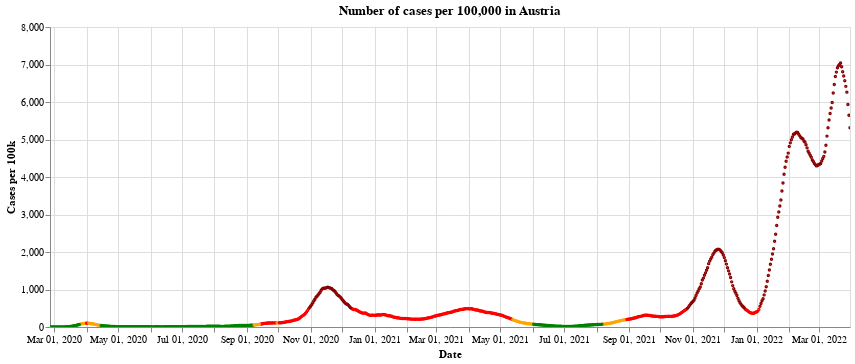

Notebook code cell kept with this figure:
### Markdown cell above
Here is a historical plot of the 'traffic light colours' in Austria, as defined by the [European Centre for Disease Prevention and Control](https://www.ecdc.europa.eu/en/covid-19/situation-updates/weekly-maps-coordinated-restriction-free-movement). See also my other post about the traffic light system for countries in the UK [here](https://idjotherwise.github.io/nlp-otherwise/covid/2021/05/06/ecdc-trafficlight.html), where I show what the rules are for the different traffic lights.

Notice how long Austria was in the 'Red' (and 'Dark red') between September and May - almost 6 months!

### Code cell
#collapse


base = alt.Chart(full_data.query("BundeslandID==10")).mark_point(size=2).encode(
    x=alt.X("yearmonthdate(Time):T", axis=alt.Axis(title='Date')),
    y=alt.Y("TwoWeeklyCasesRate:Q",
            axis=alt.Axis(title='Cases per 100k')),
    tooltip=['Time:T','TwoWeeklyCasesRate:Q', 'Positivity:Q']
).properties(
    title='Number of cases per 100,000 in Austria', width=800
)

chart_to_show = alt.layer(
        base.encode(color=alt.condition((alt.datum.Positivity < 4) &
                                        (alt.datum.TwoWeeklyCasesRate >= 75) &
                                        (alt.datum.TwoWeeklyCasesRate < 200),
                                            alt.ColorValue('orange'),
                                            alt.ColorValue('red')
                                           ),
                    opacity=alt.condition((alt.datum.TwoWeeklyCasesRate >= 75) &
                                              (alt.datum.TwoWeeklyCasesRate < 500),
                                              alt.value(1),
                                              alt.value(0)
                                             )
                   ),
        base.encode(color=alt.value('darkred'),
                    opacity=alt.condition(alt.datum.TwoWeeklyCasesRate >= 500,
                                              alt.value(1),
                                              alt.value(0)
                                             )
                   ),
        base.encode(color=alt.condition((alt.datum.Positivity < 4) &
                                        (alt.datum.TwoWeeklyCasesRate < 50),
                                        alt.ColorValue('green'),
                                        alt.ColorValue('orange')
                                       ),
                    opacity=alt.condition((alt.datum.TwoWeeklyCasesRate < 75) &
                                          (alt.datum.Positivity >= 1),
                                          alt.value(1),
                                          alt.value(0)
                                         )
                   ),
        base.encode(color=alt.ColorValue('green'),
                opacity=alt.condition((alt.datum.TwoWeeklyCasesRate < 75) & (alt.datum.Positivity < 1),
                                      alt.value(1),
                                      alt.value(0)
                                     )
               )
    )

chart_to_show.interactive()

### Figure 1 — Vega-Lite specification as saved in the notebook (floating-point values rounded to 4 significant figures; data arrays with more than 128 entries replaced by an {"elided": "..."} marker saying what was removed)
{"config": {"view": {"continuousWidth": 400, "continuousHeight": 300}}, "layer": [{"mark": {"type": "point", "size": 2}, "encoding": {"color": {"condition": {"value": "orange", "test": "(((datum.Positivity < 4) && (datum.TwoWeeklyCasesRate >= 75)) && (datum.TwoWeeklyCasesRate < 200))"}, "value": "red"}, "opacity": {"condition": {"value": 1, "test": "((datum.TwoWeeklyCasesRate >= 75) && (datum.TwoWeeklyCasesRate < 500))"}, "value": 0}, "tooltip": [{"type": "temporal", "field": "Time"}, {"type": "quantitative", "field": "TwoWeeklyCasesRate"}, {"type": "quantitative", "field": "Positivity"}], "x": {"type": "temporal", "axis": {"title": "Date"}, "field": "Time", "timeUnit": "yearmonthdate"}, "y": {"type": "quantitative", "axis": {"title": "Cases per 100k"}, "field": "TwoWeeklyCasesRate"}}, "selection": {"selector001": {"type": "interval", "bind": "scales", "encodings": ["x", "y"]}}, "title": "Number of cases per 100,000 in Austria", "width": 800}, {"mark": {"type": "point", "size": 2}, "encoding": {"color": {"value": "darkred"}, "opacity": {"condition": {"value": 1, "test": "(datum.TwoWeeklyCasesRate >= 500)"}, "value": 0}, "tooltip": [{"type": "temporal", "field": "Time"}, {"type": "quantitative", "field": "TwoWeeklyCasesRate"}, {"type": "quantitative", "field": "Positivity"}], "x": {"type": "temporal", "axis": {"title": "Date"}, "field": "Time", "timeUnit": "yearmonthdate"}, "y": {"type": "quantitative", "axis": {"title": "Cases per 100k"}, "field": "TwoWeeklyCasesRate"}}, "title": "Number of cases per 100,000 in Austria", "width": 800}, {"mark": {"type": "point", "size": 2}, "encoding": {"color": {"condition": {"value": "green", "test": "((datum.Positivity < 4) && (datum.TwoWeeklyCasesRate < 50))"}, "value": "orange"}, "opacity": {"condition": {"value": 1, "test": "((datum.TwoWeeklyCasesRate < 75) && (datum.Positivity >= 1))"}, "value": 0}, "tooltip": [{"type": "temporal", "field": "Time"}, {"type": "quantitative", "field": "TwoWeeklyCasesRate"}, {"type": "quantitative", "field": "Positivity"}], "x": {"type": "temporal", "axis": {"title": "Date"}, "field": "Time", "timeUnit": "yearmonthdate"}, "y": {"type": "quantitative", "axis": {"title": "Cases per 100k"}, "field": "TwoWeeklyCasesRate"}}, "title": "Number of cases per 100,000 in Austria", "width": 800}, {"mark": {"type": "point", "size": 2}, "encoding": {"color": {"value": "green"}, "opacity": {"condition": {"value": 1, "test": "((datum.TwoWeeklyCasesRate < 75) && (datum.Positivity < 1))"}, "value": 0}, "tooltip": [{"type": "temporal", "field": "Time"}, {"type": "quantitative", "field": "TwoWeeklyCasesRate"}, {"type": "quantitative", "field": "Positivity"}], "x": {"type": "temporal", "axis": {"title": "Date"}, "field": "Time", "timeUnit": "yearmonthdate"}, "y": {"type": "quantitative", "axis": {"title": "Cases per 100k"}, "field": "TwoWeeklyCasesRate"}}, "title": "Number of cases per 100,000 in Austria", "width": 800}], "data": {"name": "data-d720c3fb821821bf15cb8350228dcfaa"}, "$schema": "https://vega.github.io/schema/vega-lite/v4.8.1.json", "datasets": {"data-d720c3fb821821bf15cb8350228dcfaa": {"elided": "765 records"}}}
